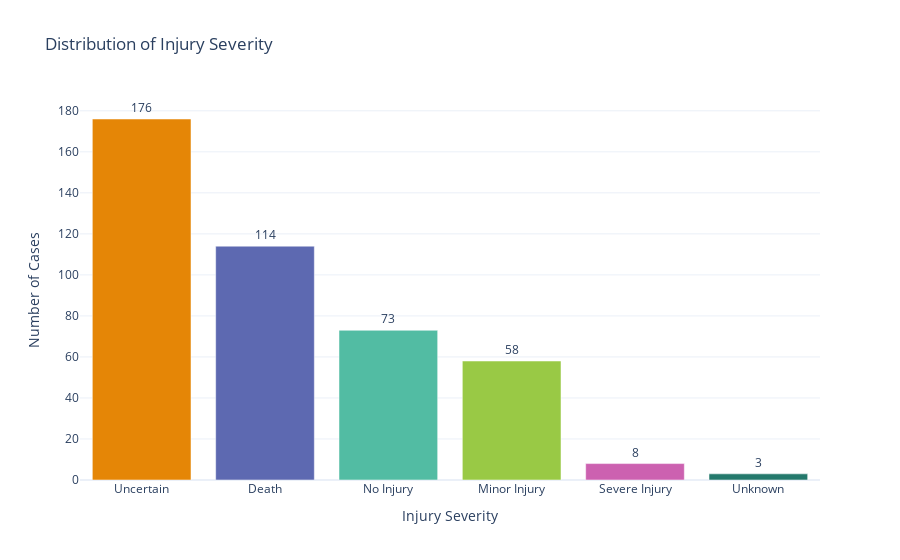
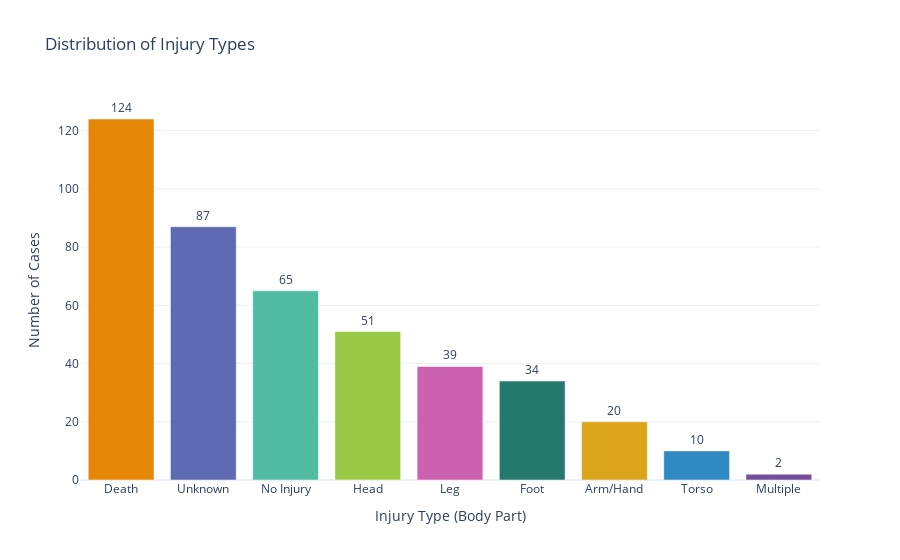

These figures' notebook cell, in order:
### Code cell
import pandas as pd
import plotly.express as px
import plotly.io as pio

# Show plots in VSCode browser
pio.renderers.default = 'vscode'

# Assume df is your DataFrame
# df = pd.read_csv("shark_attacks.csv")

# Clean column names
df.columns = df.columns.str.strip()
if 'Injury' not in df.columns:
    raise KeyError("Column 'Injury' not found! Found: " + str(df.columns.tolist()))

# ----- Classify Severity -----
def classify_severity(text):
    if pd.isna(text) or str(text).strip() == "":
        return "Unknown"
    
    t = str(text).lower()
    
    if any(x in t for x in ["fatal", "death", "died", "body not recovered", "probable drowning"]):
        return "Death"
    if any(x in t for x in ["severe", "multiple severe", "critical", "seriously injured"]):
        return "Severe Injury"
    if any(x in t for x in ["minor", "cut", "laceration", "abrasion", "scratch", "bruises"]):
        return "Minor Injury"
    if any(x in t for x in ["no injury", "uninjured", "not injured", "survived"]):
        return "No Injury"
    return "Uncertain"

df['Severity'] = df['Injury'].apply(classify_severity)

# ----- Classify Body Part -----
def classify_body_part(text):
    if pd.isna(text) or str(text).strip() == "":
        return "Unknown"
    
    t = str(text).lower()
    
    if any(x in t for x in ["head", "face", "eye", "ear", "nose", "mouth"]):
        return "Head"
    elif any(x in t for x in ["arm", "forearm", "hand", "wrist", "fingers"]):
        return "Arm/Hand"
    elif any(x in t for x in ["leg", "thigh", "knee", "calf"]):
        return "Leg"
    elif any(x in t for x in ["foot", "toe", "ankle"]):
        return "Foot"
    elif any(x in t for x in ["torso", "chest", "back", "abdomen"]):
        return "Torso"
    elif any(x in t for x in ["multiple", "several", "all over"]):
        return "Multiple"
    elif any(x in t for x in ["death", "drowning", "body", "fatal"]):
        return "Death"
    elif any(x in t for x in ["no injury", "uninjured", "not injured", "survived"]):
        return "No Injury"
    else:
        return "Unknown"

df['Injury_Type'] = df['Injury'].apply(classify_body_part)

# ----- Plot 1: Severity Distribution -----
severity_counts = df['Severity'].value_counts().reset_index()
severity_counts.columns = ['Severity', 'Count']

fig1 = px.bar(
    severity_counts,
    x='Severity',
    y='Count',
    title='Distribution of Injury Severity',
    color='Severity',
    text='Count',
    color_discrete_sequence=px.colors.qualitative.Vivid
)
fig1.update_traces(textposition='outside')
fig1.update_layout(
    xaxis_title='Injury Severity',
    yaxis_title='Number of Cases',
    template='plotly_white',
    showlegend=False
)
fig1.show()

# ----- Plot 2: Injury Type (Body Part) Distribution as Vertical Bars -----
injury_type_counts = df['Injury_Type'].value_counts().reset_index()
injury_type_counts.columns = ['Injury_Type', 'Count']

fig2 = px.bar(
    injury_type_counts,
    x='Injury_Type',
    y='Count',
    title='Distribution of Injury Types',
    color='Injury_Type',
    text='Count',
    color_discrete_sequence=px.colors.qualitative.Vivid
)
fig2.update_traces(textposition='outside')
fig2.update_layout(
    xaxis_title='Injury Type (Body Part)',
    yaxis_title='Number of Cases',
    template='plotly_white',
    showlegend=False
)
fig2.show()

### Figure 1 — Plotly figure (JSON) as saved in the notebook; plotly's stock layout.template omitted (floating-point values rounded to 4 significant figures)
{"data": [{"alignmentgroup": "True", "hovertemplate": "Severity=%{x}<br>Count=%{text}<extra></extra>", "legendgroup": "Uncertain", "marker": {"color": "rgb(229, 134, 6)", "pattern": {"shape": ""}}, "name": "Uncertain", "offsetgroup": "Uncertain", "orientation": "v", "showlegend": true, "text": [176], "textposition": "outside", "type": "bar", "x": ["Uncertain"], "xaxis": "x", "y": [176], "yaxis": "y"}, {"alignmentgroup": "True", "hovertemplate": "Severity=%{x}<br>Count=%{text}<extra></extra>", "legendgroup": "Death", "marker": {"color": "rgb(93, 105, 177)", "pattern": {"shape": ""}}, "name": "Death", "offsetgroup": "Death", "orientation": "v", "showlegend": true, "text": [114], "textposition": "outside", "type": "bar", "x": ["Death"], "xaxis": "x", "y": [114], "yaxis": "y"}, {"alignmentgroup": "True", "hovertemplate": "Severity=%{x}<br>Count=%{text}<extra></extra>", "legendgroup": "No Injury", "marker": {"color": "rgb(82, 188, 163)", "pattern": {"shape": ""}}, "name": "No Injury", "offsetgroup": "No Injury", "orientation": "v", "showlegend": true, "text": [73], "textposition": "outside", "type": "bar", "x": ["No Injury"], "xaxis": "x", "y": [73], "yaxis": "y"}, {"alignmentgroup": "True", "hovertemplate": "Severity=%{x}<br>Count=%{text}<extra></extra>", "legendgroup": "Minor Injury", "marker": {"color": "rgb(153, 201, 69)", "pattern": {"shape": ""}}, "name": "Minor Injury", "offsetgroup": "Minor Injury", "orientation": "v", "showlegend": true, "text": [58], "textposition": "outside", "type": "bar", "x": ["Minor Injury"], "xaxis": "x", "y": [58], "yaxis": "y"}, {"alignmentgroup": "True", "hovertemplate": "Severity=%{x}<br>Count=%{text}<extra></extra>", "legendgroup": "Severe Injury", "marker": {"color": "rgb(204, 97, 176)", "pattern": {"shape": ""}}, "name": "Severe Injury", "offsetgroup": "Severe Injury", "orientation": "v", "showlegend": true, "text": [8], "textposition": "outside", "type": "bar", "x": ["Severe Injury"], "xaxis": "x", "y": [8], "yaxis": "y"}, {"alignmentgroup": "True", "hovertemplate": "Severity=%{x}<br>Count=%{text}<extra></extra>", "legendgroup": "Unknown", "marker": {"color": "rgb(36, 121, 108)", "pattern": {"shape": ""}}, "name": "Unknown", "offsetgroup": "Unknown", "orientation": "v", "showlegend": true, "text": [3], "textposition": "outside", "type": "bar", "x": ["Unknown"], "xaxis": "x", "y": [3], "yaxis": "y"}], "layout": {"barmode": "relative", "legend": {"title": {"text": "Severity"}, "tracegroupgap": 0}, "showlegend": false, "title": {"text": "Distribution of Injury Severity"}, "xaxis": {"anchor": "y", "categoryarray": ["Uncertain", "Death", "No Injury", "Minor Injury", "Severe Injury", "Unknown"], "categoryorder": "array", "domain": [0, 1], "title": {"text": "Injury Severity"}}, "yaxis": {"anchor": "x", "domain": [0, 1], "title": {"text": "Number of Cases"}}}}

### Figure 2 — Plotly figure (JSON) as saved in the notebook; plotly's stock layout.template omitted (floating-point values rounded to 4 significant figures)
{"data": [{"alignmentgroup": "True", "hovertemplate": "Injury_Type=%{x}<br>Count=%{text}<extra></extra>", "legendgroup": "Death", "marker": {"color": "rgb(229, 134, 6)", "pattern": {"shape": ""}}, "name": "Death", "offsetgroup": "Death", "orientation": "v", "showlegend": true, "text": [124], "textposition": "outside", "type": "bar", "x": ["Death"], "xaxis": "x", "y": [124], "yaxis": "y"}, {"alignmentgroup": "True", "hovertemplate": "Injury_Type=%{x}<br>Count=%{text}<extra></extra>", "legendgroup": "Unknown", "marker": {"color": "rgb(93, 105, 177)", "pattern": {"shape": ""}}, "name": "Unknown", "offsetgroup": "Unknown", "orientation": "v", "showlegend": true, "text": [87], "textposition": "outside", "type": "bar", "x": ["Unknown"], "xaxis": "x", "y": [87], "yaxis": "y"}, {"alignmentgroup": "True", "hovertemplate": "Injury_Type=%{x}<br>Count=%{text}<extra></extra>", "legendgroup": "No Injury", "marker": {"color": "rgb(82, 188, 163)", "pattern": {"shape": ""}}, "name": "No Injury", "offsetgroup": "No Injury", "orientation": "v", "showlegend": true, "text": [65], "textposition": "outside", "type": "bar", "x": ["No Injury"], "xaxis": "x", "y": [65], "yaxis": "y"}, {"alignmentgroup": "True", "hovertemplate": "Injury_Type=%{x}<br>Count=%{text}<extra></extra>", "legendgroup": "Head", "marker": {"color": "rgb(153, 201, 69)", "pattern": {"shape": ""}}, "name": "Head", "offsetgroup": "Head", "orientation": "v", "showlegend": true, "text": [51], "textposition": "outside", "type": "bar", "x": ["Head"], "xaxis": "x", "y": [51], "yaxis": "y"}, {"alignmentgroup": "True", "hovertemplate": "Injury_Type=%{x}<br>Count=%{text}<extra></extra>", "legendgroup": "Leg", "marker": {"color": "rgb(204, 97, 176)", "pattern": {"shape": ""}}, "name": "Leg", "offsetgroup": "Leg", "orientation": "v", "showlegend": true, "text": [39], "textposition": "outside", "type": "bar", "x": ["Leg"], "xaxis": "x", "y": [39], "yaxis": "y"}, {"alignmentgroup": "True", "hovertemplate": "Injury_Type=%{x}<br>Count=%{text}<extra></extra>", "legendgroup": "Foot", "marker": {"color": "rgb(36, 121, 108)", "pattern": {"shape": ""}}, "name": "Foot", "offsetgroup": "Foot", "orientation": "v", "showlegend": true, "text": [34], "textposition": "outside", "type": "bar", "x": ["Foot"], "xaxis": "x", "y": [34], "yaxis": "y"}, {"alignmentgroup": "True", "hovertemplate": "Injury_Type=%{x}<br>Count=%{text}<extra></extra>", "legendgroup": "Arm/Hand", "marker": {"color": "rgb(218, 165, 27)", "pattern": {"shape": ""}}, "name": "Arm/Hand", "offsetgroup": "Arm/Hand", "orientation": "v", "showlegend": true, "text": [20], "textposition": "outside", "type": "bar", "x": ["Arm/Hand"], "xaxis": "x", "y": [20], "yaxis": "y"}, {"alignmentgroup": "True", "hovertemplate": "Injury_Type=%{x}<br>Count=%{text}<extra></extra>", "legendgroup": "Torso", "marker": {"color": "rgb(47, 138, 196)", "pattern": {"shape": ""}}, "name": "Torso", "offsetgroup": "Torso", "orientation": "v", "showlegend": true, "text": [10], "textposition": "outside", "type": "bar", "x": ["Torso"], "xaxis": "x", "y": [10], "yaxis": "y"}, {"alignmentgroup": "True", "hovertemplate": "Injury_Type=%{x}<br>Count=%{text}<extra></extra>", "legendgroup": "Multiple", "marker": {"color": "rgb(118, 78, 159)", "pattern": {"shape": ""}}, "name": "Multiple", "offsetgroup": "Multiple", "orientation": "v", "showlegend": true, "text": [2], "textposition": "outside", "type": "bar", "x": ["Multiple"], "xaxis": "x", "y": [2], "yaxis": "y"}], "layout": {"barmode": "relative", "legend": {"title": {"text": "Injury_Type"}, "tracegroupgap": 0}, "showlegend": false, "title": {"text": "Distribution of Injury Types"}, "xaxis": {"anchor": "y", "categoryarray": ["Death", "Unknown", "No Injury", "Head", "Leg", "Foot", "Arm/Hand", "Torso", "Multiple"], "categoryorder": "array", "domain": [0, 1], "title": {"text": "Injury Type (Body Part)"}}, "yaxis": {"anchor": "x", "domain": [0, 1], "title": {"text": "Number of Cases"}}}}
